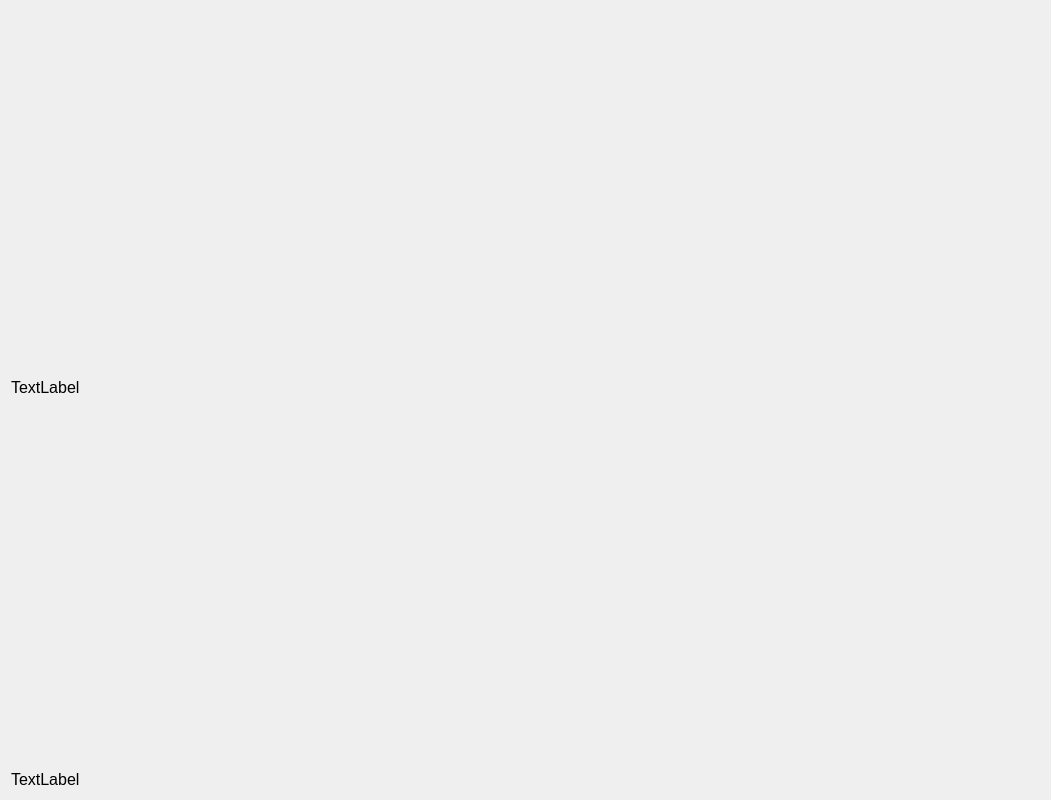
<?xml version="1.0" encoding="UTF-8"?>
<ui version="4.0">
 <class>PostProcessor</class>
 <widget class="QWidget" name="PostProcessor">
  <property name="geometry">
   <rect>
    <x>0</x>
    <y>0</y>
    <width>1051</width>
    <height>800</height>
   </rect>
  </property>
  <property name="windowTitle">
   <string>Form</string>
  </property>
  <layout class="QVBoxLayout" name="verticalLayout_2">
   <item>
    <widget class="QLabel" name="label_2">
     <property name="font">
      <font>
       <pointsize>12</pointsize>
      </font>
     </property>
     <property name="text">
      <string>TextLabel</string>
     </property>
    </widget>
   </item>
   <item>
    <widget class="QLabel" name="label">
     <property name="sizePolicy">
      <sizepolicy hsizetype="Maximum" vsizetype="Maximum">
       <horstretch>0</horstretch>
       <verstretch>0</verstretch>
      </sizepolicy>
     </property>
     <property name="font">
      <font>
       <pointsize>12</pointsize>
      </font>
     </property>
     <property name="text">
      <string>TextLabel</string>
     </property>
    </widget>
   </item>
  </layout>
 </widget>
 <resources/>
 <connections/>
</ui>
